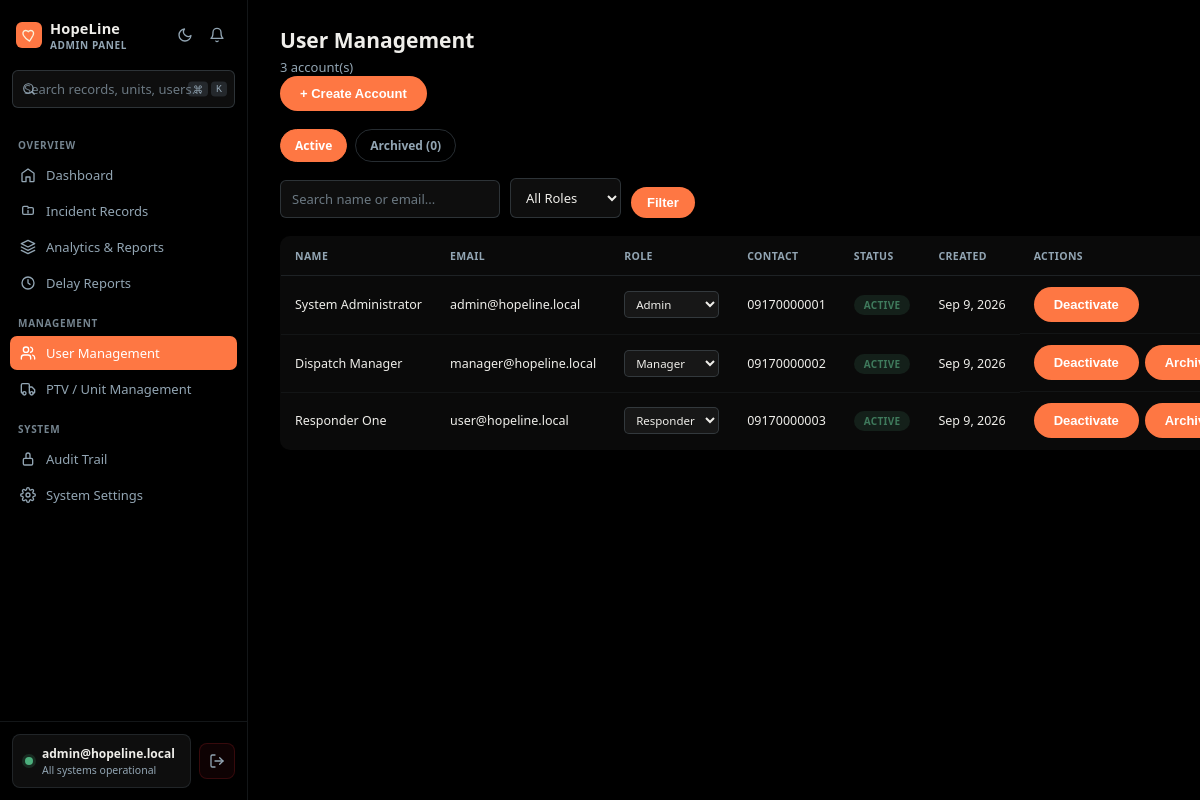
/app/admin/users.php (signed in), run on the app's committed database.
### tables this page shows
CREATE TABLE `users` (
  `id`          int(11)       NOT NULL AUTO_INCREMENT,
  `name`        varchar(150)  NOT NULL,
  `email`       varchar(150)  NOT NULL,
  `password`    varchar(255)  NOT NULL,
  `role`        enum('admin','manager','user') NOT NULL DEFAULT 'user',
  `contact_no`  varchar(20)   DEFAULT NULL,
  `is_verified` tinyint(1)    NOT NULL DEFAULT 0,
  `archived_at` datetime      DEFAULT NULL,
  `created_at`  datetime      DEFAULT current_timestamp(),
  `updated_at`  datetime      DEFAULT current_timestamp() ON UPDATE current_timestamp(),
  PRIMARY KEY (`id`),
  UNIQUE KEY `uq_users_email` (`email`),
  KEY `idx_users_role` (`role`),
  KEY `idx_users_archived_at` (`archived_at`)
);

### app/admin/users.php (the view, shortened to what this page needs)
<?php
require_once __DIR__ . '/../../config/config.php';
$roleFilter = $_GET['role'] ?? '';
$search = $_GET['q'] ?? '';
$view = ($_GET['view'] ?? '') === 'archived' ? 'archived' : 'active';
$where = $view === 'archived' ? "WHERE archived_at IS NOT NULL" : "WHERE archived_at IS NULL";
$params = [];
$stmt = $pdo->prepare("SELECT * FROM users $where ORDER BY created_at DESC");
$stmt->execute($params);
$users = $stmt->fetchAll(PDO::FETCH_ASSOC);
$archivedCount = $pdo->query("SELECT COUNT(*) FROM users WHERE archived_at IS NOT NULL")->fetchColumn();
?>
<!DOCTYPE html>
<html lang="en">
<head>
<link rel="stylesheet" href="<?php echo BASE_URL; ?>/assets/css/app.css">
</head>
<body>
<?php require_once __DIR__ . '/../../assets/layouts/admin/admin_sidebar.php'; ?>
<main class="main">
    <div class="page-head">
        <div><h1>User Management</h1><p><?php echo count($users); ?> account(s)</p></div>
        <button class="btn-primary" onclick="document.getElementById('createModal').classList.add('show')">+ Create Account</button>
    </div>
    <div class="tabs">
        <a href="?view=active<?php echo $roleFilter ? '&role='.urlencode($roleFilter) : ''; ?><?php echo $search ? '&q='.urlencode($search) : ''; ?>" class="tab <?php echo $view === 'active' ? 'active' : ''; ?>" style="text-decoration:none;">Active</a>
        <a href="?view=archived<?php echo $roleFilter ? '&role='.urlencode($roleFilter) : ''; ?><?php echo $search ? '&q='.urlencode($search) : ''; ?>" class="tab <?php echo $view === 'archived' ? 'active' : ''; ?>" style="text-decoration:none;">Archived (<?php echo $archivedCount; ?>)</a>
    </div>
    <form method="GET" class="toolbar">
        <input type="text" name="q" placeholder="Search name or email..." value="<?php echo htmlspecialchars($search); ?>">
        <select name="role" onchange="this.form.submit()">
            <option value="">All Roles</option>
        </select>
        <button type="submit" class="btn-primary" style="padding:8px 16px;">Filter</button>
    </form>
    <?php if (empty($users)): ?>
        <div class="empty-state"><?php echo $view === 'archived' ? 'No archived accounts.' : 'No accounts match these filters.'; ?></div>
    <?php else: ?>
    <table>
        <thead><tr><th>Name</th><th>Email</th><th>Role</th><th>Contact</th><th>Status</th><th><?php echo $view === 'archived' ? 'Archived' : 'Created'; ?></th><th>Actions</th></tr></thead>
        <tbody>
            <?php foreach ($users as $u): ?>
            <tr>
                <td><?php echo htmlspecialchars($u['name']); ?></td>
                <td><?php echo htmlspecialchars($u['email']); ?></td>
                <td>
                    <?php if ($view === 'active'): ?>
                    <form method="POST" style="display:inline-flex; gap:6px; align-items:center;">
                        <select name="role" class="role-select" onchange="this.form.submit()">
                            <option value="admin" <?php echo $u['role']==='admin'?'selected':''; ?>>Admin</option>
                            <option value="manager" <?php echo $u['role']==='manager'?'selected':''; ?>>Manager</option>
                            <option value="user" <?php echo $u['role']==='user'?'selected':''; ?>>Responder</option>
                        </select>
                    </form>
                    <?php else: ?>
                        <span class="role-badge role-<?php echo $u['role']; ?>"><?php echo ucfirst($u['role']); ?></span>
                    <?php endif; ?>
                </td>
                <td><?php echo htmlspecialchars($u['contact_no'] ?: '—'); ?></td>
                <td><span class="status-badge <?php echo $u['is_verified'] ? 'status-active' : 'status-inactive'; ?>"><?php echo $u['is_verified'] ? 'Active' : 'Inactive'; ?></span></td>
                <td><?php echo date('M j, Y', strtotime($view === 'archived' ? $u['archived_at'] : $u['created_at'])); ?></td>
                <td class="row-actions">
                    <?php if ($view === 'active'): ?>
                        <form method="POST" style="display:inline;">
                            <button type="submit" class="btn-mini <?php echo $u['is_verified'] ? 'btn-deactivate' : 'btn-activate'; ?>">
                                <?php echo $u['is_verified'] ? 'Deactivate' : 'Activate'; ?>
                            </button>
                        </form>
                        <?php if ((int)$u['id'] !== (int)$_SESSION['user_id']): ?>
                        <form method="POST" style="display:inline;" onsubmit="return confirm('Archive this account? They will no longer be able to log in, but their history stays intact.');">
                            <button type="submit" class="btn-mini btn-deactivate">Archive</button>
                        </form>
                        <?php endif; ?>
                    <?php endif; ?>
                </td>
            </tr>
            <?php endforeach; ?>
        </tbody>
    </table>
    <?php endif; ?>
</main>
</body>
</html>

### assets/layouts/admin/admin_sidebar.php (shortened to what this page needs)
<?php
require_once __DIR__ . '/../sidebar_shell.php';
$currentPage = basename($_SERVER['PHP_SELF'], '.php');
function navActive($page, $current) {
    return $page === $current ? 'active' : '';
}
$unreadAlerts = $unreadAlerts ?? 0;
$adminEmail   = $_SESSION['email'] ?? 'admin@hopeline.local';
$headerIcon = '
<a class="header-icon" href="/app/admin/alerts.php" title="Alerts">
    <svg viewBox="0 0 24 24" fill="none" stroke="currentColor" stroke-width="2" stroke-linecap="round" stroke-linejoin="round">
        <path d="M18 8a6 6 0 0 0-12 0c0 7-3 9-3 9h18s-3-2-3-9"/>
        <path d="M13.73 21a2 2 0 0 1-3.46 0"/>
    </svg>
    ' . ($unreadAlerts > 0 ? '<div class="notif-dot"></div>' : '') . '
</a>';
?>
<div class="nav-section-label">Overview</div>
<a class="nav-item <?php echo navActive('dashboard', $currentPage); ?>" href="/hopeline/app/admin/dashboard.php">
    <svg viewBox="0 0 24 24" fill="none" stroke="currentColor" stroke-width="2" stroke-linecap="round" stroke-linejoin="round"><path d="M3 9.5 12 3l9 6.5V21a1 1 0 0 1-1 1h-5v-7H9v7H4a1 1 0 0 1-1-1z"/></svg>
    Dashboard
</a>
<a class="nav-item <?php echo navActive('incidents', $currentPage); ?>" href="/hopeline/app/admin/incidents.php">
    <svg viewBox="0 0 24 24" fill="none" stroke="currentColor" stroke-width="2" stroke-linecap="round" stroke-linejoin="round"><path d="M4 15V7a2 2 0 0 1 2-2h5l2 2h5a2 2 0 0 1 2 2v6a2 2 0 0 1-2 2H6a2 2 0 0 1-2-2z"/><path d="M12 11v4M12 8h.01"/></svg>
    Incident Records
</a>
<a class="nav-item <?php echo navActive('analytics', $currentPage); ?>" href="/hopeline/app/admin/analytics.php">
    <svg viewBox="0 0 24 24" fill="none" stroke="currentColor" stroke-width="2" stroke-linecap="round" stroke-linejoin="round"><path d="M12 2 2 7l10 5 10-5-10-5z"/><path d="M2 17l10 5 10-5M2 12l10 5 10-5"/></svg>
    Analytics &amp; Reports
</a>
<a class="nav-item <?php echo navActive('delays', $currentPage); ?>" href="/hopeline/app/admin/delays.php">
    <svg viewBox="0 0 24 24" fill="none" stroke="currentColor" stroke-width="2" stroke-linecap="round" stroke-linejoin="round"><circle cx="12" cy="12" r="9"/><path d="M12 7v5l3 2"/></svg>
    Delay Reports
</a>
<div class="nav-section-label">Management</div>
<a class="nav-item <?php echo navActive('users', $currentPage); ?>" href="/hopeline/app/admin/users.php">
    <svg viewBox="0 0 24 24" fill="none" stroke="currentColor" stroke-width="2" stroke-linecap="round" stroke-linejoin="round"><path d="M16 21v-2a4 4 0 0 0-4-4H6a4 4 0 0 0-4 4v2"/><circle cx="9" cy="7" r="4"/><path d="M22 21v-2a4 4 0 0 0-3-3.87M16 3.13a4 4 0 0 1 0 7.75"/></svg>
    User Management
</a>
<a class="nav-item <?php echo navActive('units', $currentPage); ?>" href="/hopeline/app/admin/units.php">
    <svg viewBox="0 0 24 24" fill="none" stroke="currentColor" stroke-width="2" stroke-linecap="round" stroke-linejoin="round"><path d="M14 18V6a2 2 0 0 0-2-2H4a2 2 0 0 0-2 2v11a1 1 0 0 0 1 1h2"/><path d="M14 9h4l4 4v4a1 1 0 0 1-1 1h-2"/><circle cx="6.5" cy="18.5" r="2.5"/><circle cx="17.5" cy="18.5" r="2.5"/></svg>
    PTV / Unit Management
</a>
<div class="nav-section-label">System</div>
<a class="nav-item <?php echo navActive('audit-trail', $currentPage); ?>" href="/hopeline/app/admin/audit-trail.php">
    <svg viewBox="0 0 24 24" fill="none" stroke="currentColor" stroke-width="2" stroke-linecap="round" stroke-linejoin="round"><path d="M9 11V6a3 3 0 0 1 6 0v5"/><rect x="5" y="11" width="14" height="10" rx="2"/></svg>
    Audit Trail
</a>
<a class="nav-item <?php echo navActive('settings', $currentPage); ?>" href="/hopeline/app/admin/settings.php">
    System Settings
</a>
<?php
$navHtml = ob_get_clean();
render_sidebar_shell([
    'role_label'          => 'Admin Panel',
    'header_icon'         => $headerIcon,
    'search_placeholder'  => 'Search records, units, users...',
    'nav_html'            => $navHtml,
    'email'               => $adminEmail,
    'status_text'         => 'All systems operational',
    'status_color'        => '#4caf7d',
]);

### assets/layouts/sidebar_shell.php (shortened to what this page needs)
<?php
function render_sidebar_shell(array $opts): void {
    $roleLabel   = $opts['role_label']   ?? '';
    $headerIcon  = $opts['header_icon']  ?? '';
    $placeholder = $opts['search_placeholder'] ?? 'Search...';
    $navHtml     = $opts['nav_html']     ?? '';
    $email       = $opts['email']        ?? '';
    $statusText  = $opts['status_text']  ?? '';
    $statusColor = $opts['status_color'] ?? '#4caf7d';
    ?>
    <link rel="stylesheet" href="<?php echo BASE_URL; ?>/assets/css/app.css">
    <div class="sidebar">
        <div class="sidebar-header">
            <div class="brand">
                <div class="brand-mark">
                    <svg viewBox="0 0 24 24" fill="none" stroke="#fbf0d8" stroke-width="2.2" stroke-linecap="round" stroke-linejoin="round">
                        <path d="M12 21s-7-4.35-9.5-9C.5 8 2 4 6 4c2.2 0 3.5 1.2 4 2 1-1.5 2.5-2 4-2 4 0 5.5 4 3.5 8-2.5 4.65-5.5 9-5.5 9z"/>
                    </svg>
                </div>
                <div>
                    <div class="brand-name">HopeLine</div>
                    <div class="brand-role"><?php echo htmlspecialchars($roleLabel); ?></div>
                </div>
            </div>
            <div style="display:flex; align-items:center; gap:4px;">
                <button class="header-icon" id="themeToggle" title="Toggle light/dark mode" type="button">
                    <svg id="iconMoon" viewBox="0 0 24 24" fill="none" stroke="currentColor" stroke-width="2" stroke-linecap="round" stroke-linejoin="round">
                        <path d="M21 12.79A9 9 0 1 1 11.21 3 7 7 0 0 0 21 12.79z"/>
                    </svg>
                </button>
                <?php echo $headerIcon; ?>
            </div>
        </div>
        <div class="search-wrap">
            <svg viewBox="0 0 24 24" fill="none" stroke="currentColor" stroke-width="2" stroke-linecap="round" stroke-linejoin="round">
                <circle cx="11" cy="11" r="8"/><path d="m21 21-4.3-4.3"/>
            </svg>
            <input class="search-input" type="text" placeholder="<?php echo htmlspecialchars($placeholder); ?>">
            <div class="kbd"><span>⌘</span><span>K</span></div>
        </div>
        <nav class="nav">
            <?php echo $navHtml; ?>
        </nav>
        <div class="sidebar-footer">
            <div class="status-card">
                <div class="status-dot" style="background: <?php echo htmlspecialchars($statusColor); ?>; box-shadow: 0 0 0 3px <?php echo htmlspecialchars($statusColor); ?>2e;"></div>
                <div class="status-text">
                    <div class="t1"><?php echo htmlspecialchars($email); ?></div>
                    <div class="t2"><?php echo htmlspecialchars($statusText); ?></div>
                </div>
            </div>
            <a class="logout-btn" href="<?php echo BASE_URL; ?>/logout.php" title="Log out" onclick="return confirm('Log out of HopeLine?');">
                <svg viewBox="0 0 24 24" fill="none" stroke="currentColor" stroke-width="2" stroke-linecap="round" stroke-linejoin="round">
                    <path d="M9 21H5a2 2 0 0 1-2-2V5a2 2 0 0 1 2-2h4"/>
                    <path d="M16 17l5-5-5-5"/>
                    <path d="M21 12H9"/>
                </svg>
            </a>
        </div>
    </div>
    <?php
}

### data on the page
users: name "System Administrator", email "admin@hopeline.local", role "Admin", contact_no "09170000001", is_verified "ACTIVE", created_at "Sep 9, 2026"
users: name "Dispatch Manager", email "manager@hopeline.local", role "Manager", contact_no "09170000002", is_verified "ACTIVE", created_at "Sep 9, 2026"
users: name "Responder One", email "user@hopeline.local", role "Responder", contact_no "09170000003", is_verified "ACTIVE", created_at "Sep 9, 2026"

### other printed values
$roleLabel "ADMIN PANEL"
$email "admin@hopeline.local"
$statusText "All systems operational"
count($users) "3"
$archivedCount "0"
